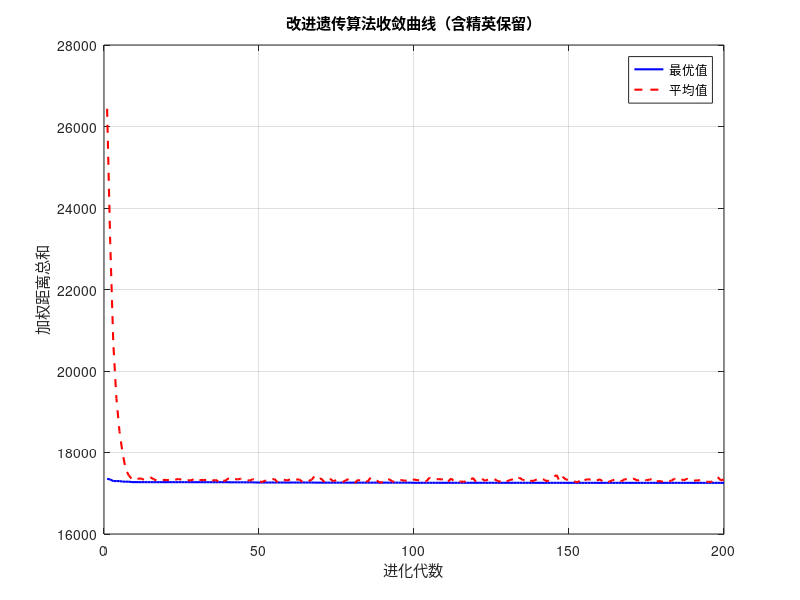

The MATLAB source for this figure: (Note: this script raises an error after producing the figure.)
%% 遗传算法主程序 - 校园快递驿站选址优化（改进GA，含精英保留）
% 编码方式：实数编码
% 选择策略：锦标赛选择
% 交叉算子：SBX交叉
% 变异算子：高斯变异
% 终止条件：最大代数200 或 连续30代无改善
% 改进点：引入精英保留策略，每代保留最优的2个个体

clear; clc; close all;
rng(42);  % 设置随机种子，确保结果可重复

%% ==================== 1. 问题数据定义 ====================
points = [5,  12, 120;
          10, 15, 180;
          15, 8,  100;
          18, 20, 150;
          22, 5,  80;
          25, 18, 160;
          30, 10, 140;
          32, 28, 110;
          38, 15, 170;
          42, 25, 190];

x_coords = points(:, 1);
y_coords = points(:, 2);
weights = points(:, 3);

% 搜索边界
x_min = 0; x_max = 50;
y_min = 0; y_max = 30;  % Y边界为30

%% ==================== 2. 遗传算法参数设置 ====================
pop_size = 100;         % 种群规模（修改为100）
max_gen = 200;          % 最大进化代数
pc = 0.8;               % 交叉概率
pm = 0.05;              % 变异概率
tournament_size = 2;    % 锦标赛规模
elite_count = 2;        % 【改进点】精英保留数量
sigma_x = 5;            % x方向高斯变异步长
sigma_y = 3;            % y方向高斯变异步长
eta_c = 20;             % SBX分布指数
stall_limit = 30;       % 停滞上限代数
epsilon = 1e-6;         % 改善阈值

%% ==================== 3. 初始化种群 ====================
population = zeros(pop_size, 2);
for i = 1:pop_size
    population(i, 1) = x_min + rand() * (x_max - x_min);
    population(i, 2) = y_min + rand() * (y_max - y_min);
end

%% ==================== 4. 记录变量初始化 ====================
best_fitness_history = zeros(max_gen, 1);
avg_fitness_history = zeros(max_gen, 1);
best_individual_history = zeros(max_gen, 2);
stall_counter = 0;

%% ==================== 5. 主循环 ====================
fprintf('========== 改进遗传算法（含精英保留，种群规模=100）开始优化 ==========\n');

for gen = 1:max_gen
    %% 5.1 计算适应度
    fitness = zeros(pop_size, 1);
    for i = 1:pop_size
        x = population(i, 1);
        y = population(i, 2);
        total_dist = 0;
        for j = 1:length(x_coords)
            dist = sqrt((x - x_coords(j))^2 + (y - y_coords(j))^2);
            total_dist = total_dist + weights(j) * dist;
        end
        fitness(i) = 1 / (total_dist + 1);
    end
    
    %% 5.2 记录最优解
    [best_fitness, best_idx] = max(fitness);
    best_individual_history(gen, :) = population(best_idx, :);
    best_fitness_history(gen) = best_fitness;
    avg_fitness_history(gen) = mean(fitness);
    best_obj = 1 / (best_fitness + 1e-10) - 1;
    
    %% 5.3 停滞判断
    if gen > 1
        improvement = abs(best_fitness_history(gen) - best_fitness_history(gen-1)) ...
                      / (best_fitness_history(gen-1) + 1e-10);
        if improvement < epsilon
            stall_counter = stall_counter + 1;
        else
            stall_counter = 0;
        end
    end
    
    % 显示进度
    if mod(gen, 20) == 0 || gen == 1
        fprintf('第 %d 代，最优适应度: %.6f，最优目标值: %.2f\n', gen, best_fitness, best_obj);
    end
    
    % 终止条件判断
    if gen >= max_gen || stall_counter >= stall_limit
        fprintf('\n算法终止于第 %d 代，', gen);
        if gen >= max_gen
            fprintf('达到最大进化代数。\n');
        else
            fprintf('连续 %d 代无显著改善（改善率 < %.2e）。\n', stall_limit, epsilon);
        end
        break;
    end
    
    %% 5.4 【改进点】精英保留：保留最优的elite_count个个体
    [~, sorted_idx] = sort(fitness, 'descend');
    elites = population(sorted_idx(1:elite_count), :);
    
    %% 5.5 锦标赛选择（生成父代池，数量为pop_size - elite_count）
    parent_pool = zeros(pop_size - elite_count, 2);
    for i = 1:(pop_size - elite_count)
        candidates_idx = randi(pop_size, tournament_size, 1);
        candidates_fitness = fitness(candidates_idx);
        [~, winner_local_idx] = max(candidates_fitness);
        winner_idx = candidates_idx(winner_local_idx);
        parent_pool(i, :) = population(winner_idx, :);
    end
    
    %% 5.6 SBX交叉操作
    offspring = zeros(pop_size - elite_count, 2);
    for i = 1:2:(pop_size - elite_count)
        p1 = parent_pool(i, :);
        if i+1 <= pop_size - elite_count
            p2 = parent_pool(i+1, :);
        else
            p2 = p1;
        end
        
        if rand() < pc
            for j = 1:2
                u = rand();
                if u <= 0.5
                    beta = (2 * u)^(1/(eta_c+1));
                else
                    beta = (1/(2*(1-u)))^(1/(eta_c+1));
                end
                c1 = 0.5 * ((1+beta)*p1(j) + (1-beta)*p2(j));
                c2 = 0.5 * ((1-beta)*p1(j) + (1+beta)*p2(j));
                offspring(i, j) = c1;
                offspring(i+1, j) = c2;
            end
        else
            offspring(i, :) = p1;
            offspring(i+1, :) = p2;
        end
    end
    
    %% 5.7 高斯变异操作
    for i = 1:size(offspring, 1)
        if rand() < pm
            offspring(i, 1) = offspring(i, 1) + sigma_x * randn();
            offspring(i, 2) = offspring(i, 2) + sigma_y * randn();
        end
    end
    
    %% 5.8 边界处理
    % 子代边界
    offspring(offspring(:,1) < x_min, 1) = x_min;
    offspring(offspring(:,1) > x_max, 1) = x_max;
    offspring(offspring(:,2) < y_min, 2) = y_min;
    offspring(offspring(:,2) > y_max, 2) = y_max;
    
    % 精英边界
    elites(elites(:,1) < x_min, 1) = x_min;
    elites(elites(:,1) > x_max, 1) = x_max;
    elites(elites(:,2) < y_min, 2) = y_min;
    elites(elites(:,2) > y_max, 2) = y_max;
    
    %% 5.9 【改进点】合并精英和子代，形成新一代种群
    population = [elites; offspring];
end

%% ==================== 6. 输出最终结果 ====================
final_fitness = zeros(pop_size, 1);
for i = 1:pop_size
    x = population(i, 1);
    y = population(i, 2);
    total_dist = 0;
    for j = 1:length(x_coords)
        dist = sqrt((x - x_coords(j))^2 + (y - y_coords(j))^2);
        total_dist = total_dist + weights(j) * dist;
    end
    final_fitness(i) = 1 / (total_dist + 1);
end

[best_final_fitness, best_final_idx] = max(final_fitness);
best_location = population(best_final_idx, :);
optimal_value = 1 / (best_final_fitness + 1e-10) - 1;

fprintf('\n========== 优化结果 ==========\n');
fprintf('最优驿站坐标: (%.4f, %.4f)\n', best_location(1), best_location(2));
fprintf('最优目标函数值: %.4f\n', optimal_value);

%% ==================== 7. 绘制收敛曲线 ====================
figure(1);
best_obj_history = 1 ./ (best_fitness_history(1:gen) + 1e-10) - 1;
avg_obj_history = 1 ./ (avg_fitness_history(1:gen) + 1e-10) - 1;
plot(1:gen, best_obj_history, 'b-', 'LineWidth', 1.5); hold on;
plot(1:gen, avg_obj_history, 'r--', 'LineWidth', 1.5);
xlabel('进化代数');
ylabel('加权距离总和');
title('改进遗传算法收敛曲线（含精英保留）');
legend('最优值', '平均值');
grid on;

%% ==================== 8. 绘制需求点分布及最优驿站位置 ====================
figure(2);
scatter(x_coords, y_coords, weights/2, 'filled', 'MarkerEdgeColor', 'k');
hold on;
scatter(best_location(1), best_location(2), 150, 'rp', 'LineWidth', 2, ...
        'MarkerEdgeColor', 'r', 'MarkerFaceColor', 'none');
for i = 1:length(x_coords)
    text(x_coords(i)+1, y_coords(i)+1, num2str(i), 'FontSize', 10, 'FontWeight', 'bold');
end
xlabel('X坐标');
ylabel('Y坐标');
title('需求点分布及最优驿站位置（改进GA）');
legend('需求点（面积=需求量）', '最优驿站位置', 'Location', 'best');
xlim([0 50]);
ylim([0 30]);
grid on;

%% ==================== 9. 输出各需求点距离 ====================
fprintf('\n========== 各服务区域到驿站的距离 ==========\n');
for i = 1:length(x_coords)
    dist = sqrt((best_location(1) - x_coords(i))^2 + (best_location(2) - y_coords(i))^2);
    fprintf('区域 %d: 坐标 (%2d, %2d), 需求量 %3d, 距离 %.2f, 加权距离 %.2f\n', ...
            i, x_coords(i), y_coords(i), weights(i), dist, weights(i)*dist);
end

fprintf('\n改进遗传算法优化完成！\n');
